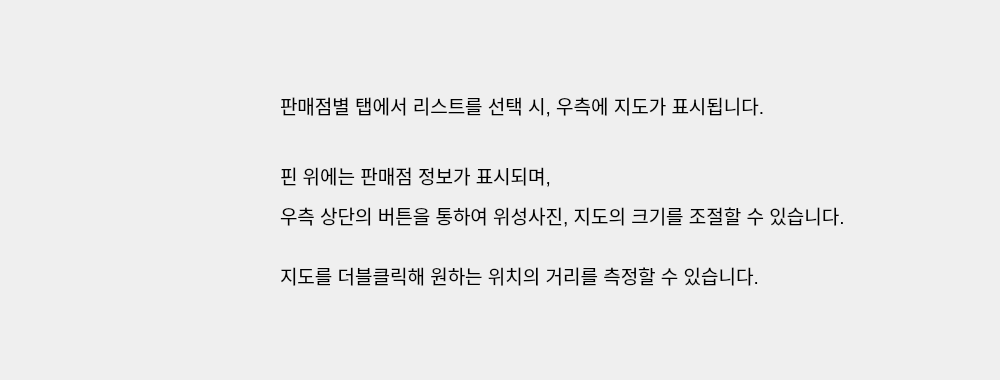
     <widget class="QWidget" name="tab_6">
      <attribute name="title">
       <string>지도</string>
      </attribute>
      <widget class="QLabel" name="label_53">
       <property name="geometry">
        <rect>
         <x>0</x>
         <y>0</y>
         <width>991</width>
         <height>371</height>
        </rect>
       </property>
       <property name="autoFillBackground">
        <bool>false</bool>
       </property>
       <property name="text">
        <string/>
       </property>
       <property name="pixmap">
        <pixmap>ui 배경4.png</pixmap>
       </property>
      </widget>
      <widget class="QLabel" name="label_59">
       <property name="geometry">
        <rect>
         <x>30</x>
         <y>30</y>
         <width>221</width>
         <height>301</height>
        </rect>
       </property>
       <property name="text">
        <string/>
       </property>
       <property name="pixmap">
        <pixmap>지도.PNG</pixmap>
       </property>
       <property name="scaledContents">
        <bool>true</bool>
       </property>
      </widget>
      <widget class="QLabel" name="label_61">
       <property name="geometry">
        <rect>
         <x>280</x>
         <y>70</y>
         <width>651</width>
         <height>71</height>
        </rect>
       </property>
       <property name="font">
        <font>
         <pointsize>14</pointsize>
        </font>
       </property>
       <property name="text">
        <string>판매점별 탭에서 리스트를 선택 시, 우측에 지도가 표시됩니다.</string>
       </property>
      </widget>
      <widget class="QLabel" name="label_67">
       <property name="geometry">
        <rect>
         <x>280</x>
         <y>160</y>
         <width>391</width>
         <height>31</height>
        </rect>
       </property>
       <property name="font">
        <font>
         <pointsize>14</pointsize>
        </font>
       </property>
       <property name="text">
        <string>핀 위에는 판매점 정보가 표시되며,</string>
       </property>
      </widget>
      <widget class="QLabel" name="label_68">
       <property name="geometry">
        <rect>
         <x>280</x>
         <y>190</y>
         <width>691</width>
         <height>51</height>
        </rect>
       </property>
       <property name="font">
        <font>
         <pointsize>14</pointsize>
        </font>
       </property>
       <property name="text">
        <string>우측 상단의 버튼을 통하여 위성사진, 지도의 크기를 조절할 수 있습니다.</string>
       </property>
      </widget>
      <widget class="QLabel" name="label_75">
       <property name="geometry">
        <rect>
         <x>280</x>
         <y>250</y>
         <width>601</width>
         <height>51</height>
        </rect>
       </property>
       <property name="font">
        <font>
         <pointsize>14</pointsize>
        </font>
       </property>
       <property name="text">
        <string>지도를 더블클릭해 원하는 위치의 거리를 측정할 수 있습니다.</string>
       </property>
      </widget>
     </widget>
